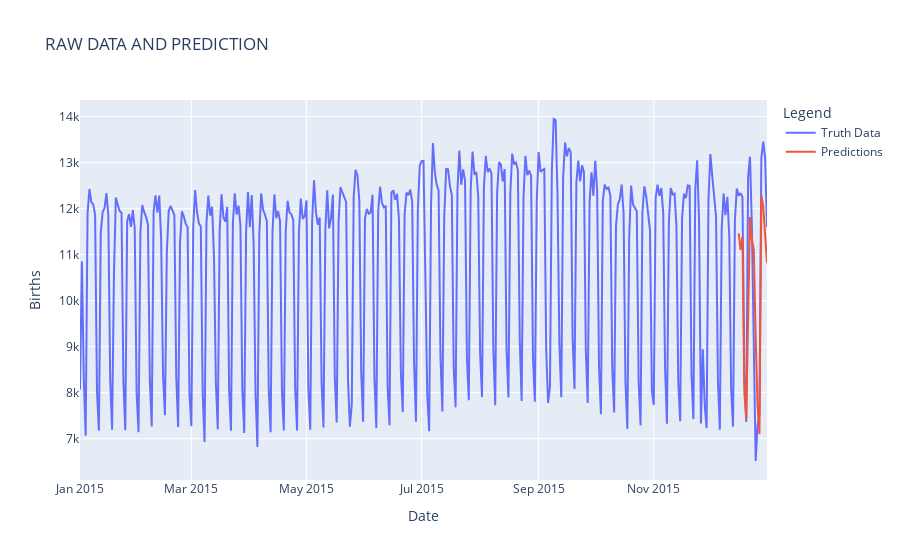

The notebook cell this image was saved under:
### Code cell
import plotly.graph_objects as go

# Assuming you have the DataFrame df with 'births' and 'prediction' columns

# Create the figure object
fig = go.Figure()

# Add the 'births' trace to the figure
fig.add_trace(go.Scatter(x=df.index, y=df['births'], mode='lines', name='Truth Data'))

# Add the 'prediction' trace to the figure
fig.add_trace(go.Scatter(x=df.index, y=df['prediction'], mode='lines', name='Predictions'))

# Update the layout of the figure
fig.update_layout(title='RAW DATA AND PREDICTION',
                  xaxis_title='Date',
                  yaxis_title='Births',
                  showlegend=True,
                  legend_title_text='Legend')

# Show the plot
fig.show()

### Figure 1 — Plotly figure (JSON) as saved in the notebook; plotly's stock layout.template omitted (floating-point values rounded to 4 significant figures; data arrays with more than 128 entries replaced by an {"elided": "..."} marker saying what was removed)
{"data": [{"mode": "lines", "name": "Truth Data", "type": "scatter", "x": {"elided": "365 str values"}, "y": {"elided": "365 int values"}}, {"mode": "lines", "name": "Predictions", "type": "scatter", "x": {"elided": "365 str values"}, "y": {"elided": "365 float values"}}], "layout": {"legend": {"title": {"text": "Legend"}}, "showlegend": true, "title": {"text": "RAW DATA AND PREDICTION"}, "xaxis": {"title": {"text": "Date"}}, "yaxis": {"title": {"text": "Births"}}}}
